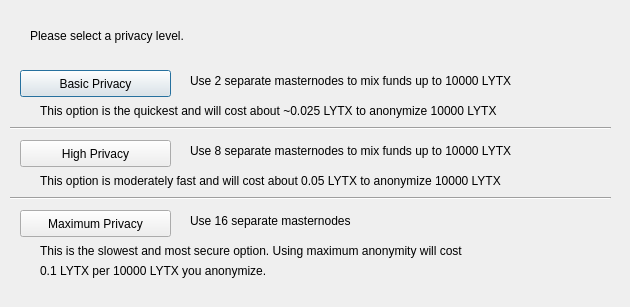
<?xml version="1.0" encoding="UTF-8"?>
<ui version="4.0">
 <class>ObfuscationConfig</class>
 <widget class="QDialog" name="ObfuscationConfig">
  <property name="geometry">
   <rect>
    <x>0</x>
    <y>0</y>
    <width>630</width>
    <height>307</height>
   </rect>
  </property>
  <property name="windowTitle">
   <string>Configure Obfuscation</string>
  </property>
  <widget class="QPushButton" name="buttonBasic">
   <property name="geometry">
    <rect>
     <x>20</x>
     <y>70</y>
     <width>151</width>
     <height>27</height>
    </rect>
   </property>
   <property name="text">
    <string>Basic Privacy</string>
   </property>
  </widget>
  <widget class="QPushButton" name="buttonHigh">
   <property name="geometry">
    <rect>
     <x>20</x>
     <y>140</y>
     <width>151</width>
     <height>27</height>
    </rect>
   </property>
   <property name="text">
    <string>High Privacy</string>
   </property>
  </widget>
  <widget class="QPushButton" name="buttonMax">
   <property name="geometry">
    <rect>
     <x>20</x>
     <y>210</y>
     <width>151</width>
     <height>27</height>
    </rect>
   </property>
   <property name="text">
    <string>Maximum Privacy</string>
   </property>
  </widget>
  <widget class="QLabel" name="label">
   <property name="geometry">
    <rect>
     <x>30</x>
     <y>20</y>
     <width>571</width>
     <height>31</height>
    </rect>
   </property>
   <property name="text">
    <string>Please select a privacy level.</string>
   </property>
  </widget>
  <widget class="QLabel" name="label_2">
   <property name="geometry">
    <rect>
     <x>190</x>
     <y>70</y>
     <width>421</width>
     <height>21</height>
    </rect>
   </property>
   <property name="text">
    <string>Use 2 separate masternodes to mix funds up to 10000 LYTX</string>
   </property>
  </widget>
  <widget class="QLabel" name="label_3">
   <property name="geometry">
    <rect>
     <x>190</x>
     <y>140</y>
     <width>411</width>
     <height>21</height>
    </rect>
   </property>
   <property name="text">
    <string>Use 8 separate masternodes to mix funds up to 10000 LYTX</string>
   </property>
  </widget>
  <widget class="QLabel" name="label_4">
   <property name="geometry">
    <rect>
     <x>190</x>
     <y>210</y>
     <width>421</width>
     <height>21</height>
    </rect>
   </property>
   <property name="text">
    <string>Use 16 separate masternodes</string>
   </property>
  </widget>
  <widget class="QLabel" name="label_6">
   <property name="geometry">
    <rect>
     <x>40</x>
     <y>100</y>
     <width>561</width>
     <height>21</height>
    </rect>
   </property>
   <property name="text">
    <string>This option is the quickest and will cost about ~0.025 LYTX to anonymize 10000 LYTX</string>
   </property>
  </widget>
  <widget class="QLabel" name="label_7">
   <property name="geometry">
    <rect>
     <x>40</x>
     <y>170</y>
     <width>561</width>
     <height>21</height>
    </rect>
   </property>
   <property name="text">
    <string>This option is moderately fast and will cost about 0.05 LYTX to anonymize 10000 LYTX</string>
   </property>
  </widget>
  <widget class="QLabel" name="label_8">
   <property name="geometry">
    <rect>
     <x>40</x>
     <y>240</y>
     <width>561</width>
     <height>21</height>
    </rect>
   </property>
   <property name="text">
    <string>This is the slowest and most secure option. Using maximum anonymity will cost</string>
   </property>
  </widget>
  <widget class="QLabel" name="label_9">
   <property name="geometry">
    <rect>
     <x>40</x>
     <y>260</y>
     <width>561</width>
     <height>21</height>
    </rect>
   </property>
   <property name="text">
    <string>0.1 LYTX per 10000 LYTX you anonymize.</string>
   </property>
  </widget>
  <widget class="Line" name="line">
   <property name="geometry">
    <rect>
     <x>10</x>
     <y>120</y>
     <width>601</width>
     <height>16</height>
    </rect>
   </property>
   <property name="orientation">
    <enum>Qt::Horizontal</enum>
   </property>
  </widget>
  <widget class="Line" name="line_2">
   <property name="geometry">
    <rect>
     <x>10</x>
     <y>190</y>
     <width>601</width>
     <height>16</height>
    </rect>
   </property>
   <property name="orientation">
    <enum>Qt::Horizontal</enum>
   </property>
  </widget>
 </widget>
 <resources/>
 <connections/>
</ui>
